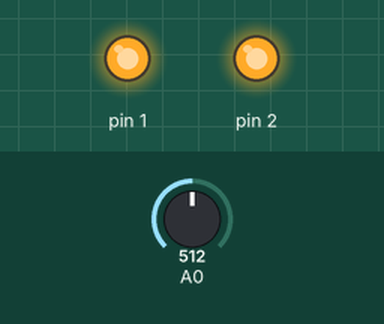
Recording of a sketch running on a simulated Arduino Uno, built with avr-gcc and run on an emulated ATmega328P. Parts: output pins drawn as LEDs (lit = HIGH). Inputs (shaded band) come from the test bench; at power-on: A0 = 512.

Above: at 1.2 s.
1.3 s: A0 set to 738
2.8 s: A0 set to 757
At 4.0 s:
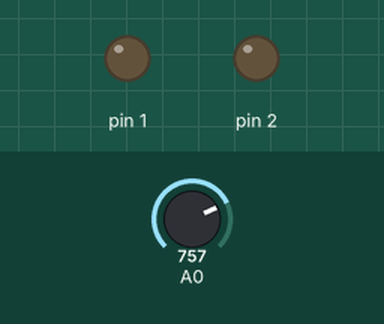
4.3 s: A0 set to 740
At 5.4 s:
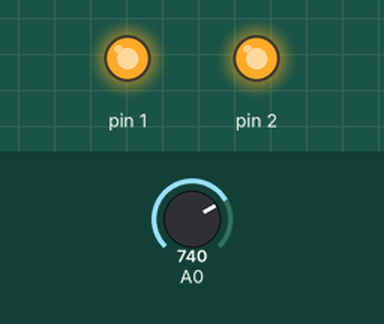
5.8 s: A0 set to 760
At 6.5 s:
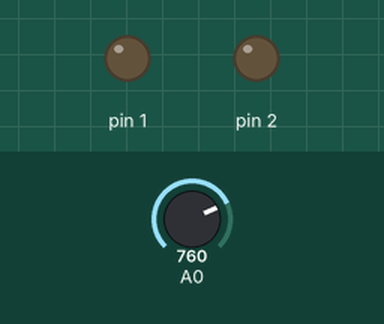
Timing chart, 0 to 8.3 s (numbered marks = the images above; inputs shaded):
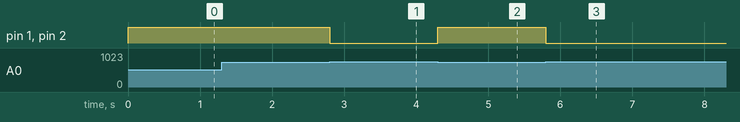

The sketch:

automatic_street_light_on_and_off1.ino
```cpp
// C++ code
//
void setup()
{
  pinMode(1,OUTPUT);
  pinMode(2,OUTPUT);
  pinMode(A0,INPUT);
}

void loop()
{
  int a=analogRead(A0);
  if(a>=750){
    digitalWrite(1,LOW);
    digitalWrite(2,LOW);
  }else{
    digitalWrite(1,HIGH);
    digitalWrite(2,HIGH);
  }
} 
```

Measured:
- the behaviour switches between 749 and 750 on A0 (found by bisection; images 0 and 1)
- after the input at 1.3 s, every drawn part: stays the same
- after the input at 2.8 s, pin 1, pin 2: HIGH → LOW at once
- after the input at 4.3 s, pin 1, pin 2: LOW → HIGH at once
- after the input at 5.8 s, pin 1, pin 2: HIGH → LOW at once
